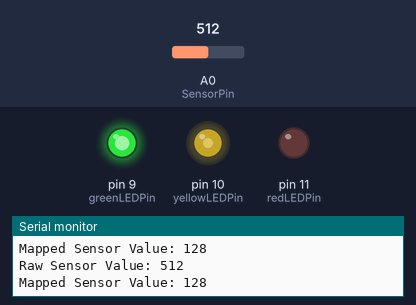
A sketch run on a simulated Arduino Uno, built with avr-gcc and run on an emulated ATmega328P. Parts: output pins drawn as LEDs (lit = HIGH), the last lines printed to the serial monitor. The test bench sets the inputs (shaded band); at power-on: A0 (SensorPin) = 512.

Above: at 1.8 s.
1.9 s: A0 (SensorPin) set to 716
At 3.0 s:
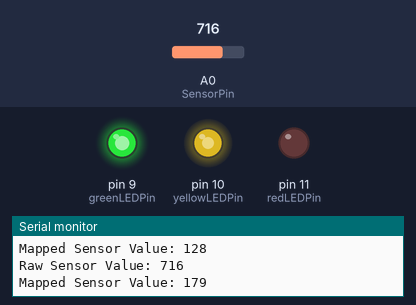
3.5 s: A0 (SensorPin) set to 900
At 4.9 s:
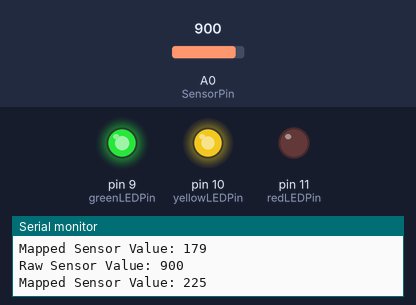
5.5 s: A0 (SensorPin) set to 122
At 6.9 s:
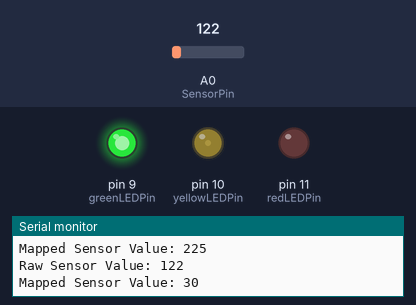
7.5 s: A0 (SensorPin) set to 90
At 8.8 s:
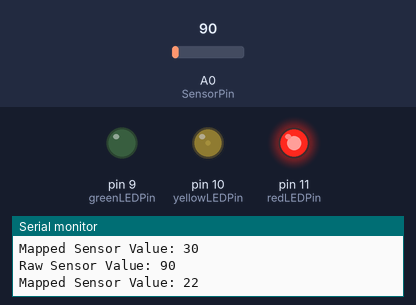
9.5 s: A0 (SensorPin) set to 0
At 10.8 s:
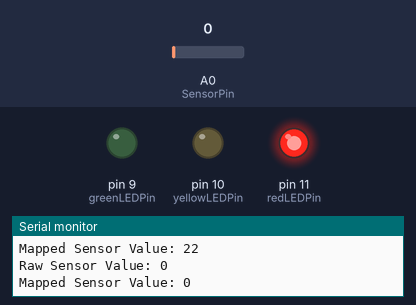
Timing chart, 0 to 12.5 s (numbered marks = the images above; inputs shaded):
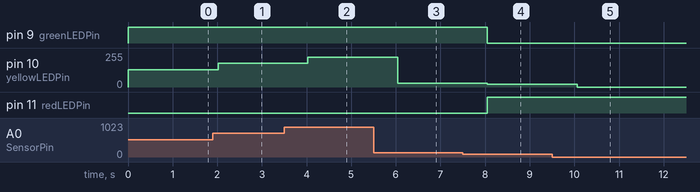

Measured:
- after the input at 1.9 s, pin 10 (yellowLEDPin): 128/255 → 179/255 after 0.12 s
- after the input at 3.5 s, pin 10 (yellowLEDPin): 179/255 → 225/255 after 0.53 s
- after the input at 5.5 s, pin 10 (yellowLEDPin): 225/255 → 30/255 after 0.54 s
- after the input at 7.5 s, pin 9 (greenLEDPin): HIGH → LOW after 0.55 s; pin 10 (yellowLEDPin): 30/255 → 22/255 after 0.55 s; pin 11 (redLEDPin): LOW → HIGH after 0.55 s
- after the input at 9.5 s, pin 10 (yellowLEDPin): 22/255 → 0/255 after 0.56 s

The sketch:

PhototransistorAmbientLightIndicator.ino
```cpp
const int greenLEDPin = 9;
const int yellowLEDPin = 10;
const int redLEDPin = 11;
const int SensorPin = A0;
int value = 0;
int greenValue = 0;
int blueValue = 0;
int SensorValue = 0;

void setup() {
  Serial.begin(9600);
  pinMode(greenLEDPin, OUTPUT);
  pinMode(redLEDPin, OUTPUT);
  pinMode(yellowLEDPin, OUTPUT);
}

void loop() {
  SensorValue = analogRead(SensorPin); // 10-bit ADC: 0–1023
  delay(5);
  Serial.print("Raw Sensor Value: ");
  Serial.println(SensorValue);
  value = SensorValue/4; // Scale to 8-bit: 0–255
  Serial.print("Mapped Sensor Value: ");
  Serial.println(value);
  if (SensorValue < 100){
    analogWrite(redLEDPin, 255);
    analogWrite(greenLEDPin, 0);
    analogWrite(yellowLEDPin, value); // PWM duty cycle
  }
  else {
    analogWrite(redLEDPin, 0);
    analogWrite(greenLEDPin, 255);
    analogWrite(yellowLEDPin, value); // PWM duty cycle
  }
  delay(1000);
}
```
